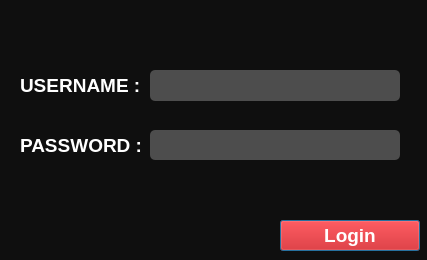
<?xml version="1.0" encoding="UTF-8"?>
<ui version="4.0">
 <class>Dialog</class>
 <widget class="QDialog" name="Dialog">
  <property name="geometry">
   <rect>
    <x>0</x>
    <y>0</y>
    <width>427</width>
    <height>260</height>
   </rect>
  </property>
  <property name="minimumSize">
   <size>
    <width>427</width>
    <height>260</height>
   </size>
  </property>
  <property name="maximumSize">
   <size>
    <width>427</width>
    <height>260</height>
   </size>
  </property>
  <property name="windowTitle">
   <string>Login - ElecSemlali</string>
  </property>
  <property name="styleSheet">
   <string notr="true">/*Copyright (c) DevSec Studio. All rights reserved.

MIT License

Permission is hereby granted, free of charge, to any person obtaining a copy
of this software and associated documentation files (the &quot;Software&quot;), to deal
in the Software without restriction, including without limitation the rights
to use, copy, modify, merge, publish, distribute, sublicense, and/or sell
copies of the Software, and to permit persons to whom the Software is
furnished to do so, subject to the following conditions:

The above copyright notice and this permission notice shall be included in all
copies or substantial portions of the Software.

THE SOFTWARE IS PROVIDED *AS IS*, WITHOUT WARRANTY OF ANY KIND, EXPRESS OR
IMPLIED, INCLUDING BUT NOT LIMITED TO THE WARRANTIES OF MERCHANTABILITY,
FITNESS FOR A PARTICULAR PURPOSE AND NONINFRINGEMENT. IN NO EVENT SHALL THE
AUTHORS OR COPYRIGHT HOLDERS BE LIABLE FOR ANY CLAIM, DAMAGES OR OTHER
LIABILITY, WHETHER IN AN ACTION OF CONTRACT, TORT OR OTHERWISE, ARISING FROM,
OUT OF OR IN CONNECTION WITH THE SOFTWARE OR THE USE OR OTHER DEALINGS IN THE SOFTWARE.
*/

/*-----QWidget-----*/
QWidget
{
	background-color: #0f0f0f;
	color: #fff;
	border-color: #000000;

}


/*-----QLabel-----*/
QLabel
{
	background-color: transparent;
	color: #fff;
	font-weight: bold;
	border-color: #000000;

}


/*-----QPushButton-----*/
QPushButton
{
	background-color: #d10000;
	color: #fff;
	font-weight: bold;

}


QPushButton::hover
{
	background-color: #ad0000;
	color: #fff;

}


QPushButton::pressed
{
	background-color: #e00000;
	color: #fff;

}


/*-----QToolButton-----*/
QToolButton
{
	background-color: transparent;
	color: #000000;
	border-style: solid;
	border-color: #000000;

}


QToolButton::hover
{
	background-color: #d10000;
	color: #000000;
	border-radius: 15px;
	border-color: #d10000;

}


QToolButton::pressed
{
	background-color: #d10000;
	color: #000000;
	border-style: solid;
	border-width: 0px;

}


/*-----QLineEdit-----*/
QLineEdit{
	background-color: #4d4d4d;
	color: #fff;
	font-weight: bold;
	border-style: solid;
	border-radius: 5px;
	padding: 5px;

}


/*-----QCheckBox-----*/
QCheckBox
{
	background-color: transparent;
	color: #b9b9bb;
	font-weight: bold;

}


QCheckBox::indicator
{
    color: #b1b1b1;
    background-color: #00111d;
    border: 1px solid #d10000;
    width: 12px;
    height: 12px;

}


QCheckBox::indicator:checked
{
    image:url(&quot;./ressources/check.png&quot;); /*To replace*/
	background-color: #d10000;
    border: 1px solid #d10000;

}


QCheckBox::indicator:unchecked:hover
{
    border: 1px solid #ff0000;

}


QCheckBox::disabled
{
	color: #656565;

}


QCheckBox::indicator:disabled
{
	background-color: #656565;
	color: #656565;
    border: 1px solid #656565;

}
</string>
  </property>
  <widget class="QLabel" name="label_2">
   <property name="geometry">
    <rect>
     <x>20</x>
     <y>60</y>
     <width>131</width>
     <height>51</height>
    </rect>
   </property>
   <property name="font">
    <font>
     <pointsize>14</pointsize>
     <weight>75</weight>
     <bold>true</bold>
    </font>
   </property>
   <property name="text">
    <string>USERNAME :</string>
   </property>
  </widget>
  <widget class="QLineEdit" name="lineEdit">
   <property name="geometry">
    <rect>
     <x>150</x>
     <y>70</y>
     <width>250</width>
     <height>31</height>
    </rect>
   </property>
  </widget>
  <widget class="QLabel" name="label_3">
   <property name="geometry">
    <rect>
     <x>20</x>
     <y>120</y>
     <width>141</width>
     <height>51</height>
    </rect>
   </property>
   <property name="font">
    <font>
     <pointsize>14</pointsize>
     <weight>75</weight>
     <bold>true</bold>
    </font>
   </property>
   <property name="text">
    <string>PASSWORD : </string>
   </property>
  </widget>
  <widget class="QLineEdit" name="lineEdit_3">
   <property name="geometry">
    <rect>
     <x>150</x>
     <y>130</y>
     <width>250</width>
     <height>30</height>
    </rect>
   </property>
  </widget>
  <widget class="QPushButton" name="pushButton">
   <property name="geometry">
    <rect>
     <x>280</x>
     <y>220</y>
     <width>140</width>
     <height>31</height>
    </rect>
   </property>
   <property name="font">
    <font>
     <pointsize>14</pointsize>
     <weight>75</weight>
     <bold>true</bold>
    </font>
   </property>
   <property name="text">
    <string>Login</string>
   </property>
  </widget>
 </widget>
 <resources>
  <include location="source.qrc"/>
 </resources>
 <connections/>
</ui>
